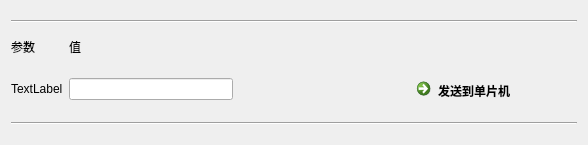
<?xml version="1.0" encoding="UTF-8"?>
<ui version="4.0">
 <class>PataList</class>
 <widget class="QWidget" name="PataList">
  <property name="geometry">
   <rect>
    <x>0</x>
    <y>0</y>
    <width>588</width>
    <height>145</height>
   </rect>
  </property>
  <property name="sizePolicy">
   <sizepolicy hsizetype="Fixed" vsizetype="Preferred">
    <horstretch>0</horstretch>
    <verstretch>0</verstretch>
   </sizepolicy>
  </property>
  <property name="windowTitle">
   <string>Form</string>
  </property>
  <layout class="QGridLayout" name="gridLayout">
   <item row="0" column="0" colspan="4">
    <widget class="Line" name="line_2">
     <property name="orientation">
      <enum>Qt::Horizontal</enum>
     </property>
    </widget>
   </item>
   <item row="1" column="0">
    <widget class="QLabel" name="label">
     <property name="sizePolicy">
      <sizepolicy hsizetype="Fixed" vsizetype="Fixed">
       <horstretch>0</horstretch>
       <verstretch>0</verstretch>
      </sizepolicy>
     </property>
     <property name="text">
      <string>参数</string>
     </property>
    </widget>
   </item>
   <item row="1" column="1">
    <widget class="QLabel" name="label_2">
     <property name="sizePolicy">
      <sizepolicy hsizetype="Fixed" vsizetype="Fixed">
       <horstretch>0</horstretch>
       <verstretch>0</verstretch>
      </sizepolicy>
     </property>
     <property name="text">
      <string>值</string>
     </property>
    </widget>
   </item>
   <item row="2" column="0">
    <widget class="QLabel" name="para_name">
     <property name="sizePolicy">
      <sizepolicy hsizetype="Fixed" vsizetype="Fixed">
       <horstretch>0</horstretch>
       <verstretch>0</verstretch>
      </sizepolicy>
     </property>
     <property name="text">
      <string>TextLabel</string>
     </property>
    </widget>
   </item>
   <item row="2" column="1">
    <widget class="QLineEdit" name="para_value"/>
   </item>
   <item row="2" column="2">
    <spacer name="horizontalSpacer">
     <property name="orientation">
      <enum>Qt::Horizontal</enum>
     </property>
     <property name="sizeHint" stdset="0">
      <size>
       <width>127</width>
       <height>20</height>
      </size>
     </property>
    </spacer>
   </item>
   <item row="2" column="3">
    <widget class="QCommandLinkButton" name="send_to_MCU">
     <property name="sizePolicy">
      <sizepolicy hsizetype="Fixed" vsizetype="Fixed">
       <horstretch>0</horstretch>
       <verstretch>0</verstretch>
      </sizepolicy>
     </property>
     <property name="text">
      <string>发送到单片机</string>
     </property>
    </widget>
   </item>
   <item row="3" column="0" colspan="4">
    <widget class="Line" name="line">
     <property name="orientation">
      <enum>Qt::Horizontal</enum>
     </property>
    </widget>
   </item>
  </layout>
 </widget>
 <resources/>
 <connections/>
</ui>
